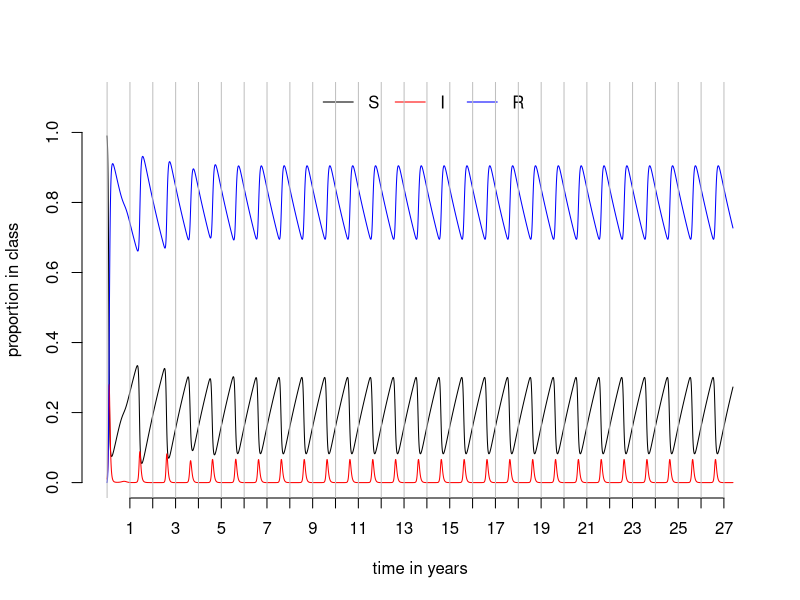

This chart was generated by the following R code:
#SIR model for IIT Bombay measles workshop 2024
#Version 2: Model + births/deaths

# a function to calculate the seasonal variation in transmission rate
# timescale here is assumed to be daily timesteps, with 365 in a year
# mean.beta is as before
# seas is the amplitude of the seasonal forcing -- bigger values give bigger differences
# between the high and low season
beta.fx<-function(t,mean.beta,seas,timescale=365){mean.beta*(1-seas*cos(2*pi*(t)/timescale))}

model <- function(brate=0.0001,drate=0.0001,gamma=0.1,mean_beta=.5, seasonality = 0.2,vaccov=0.8,vactime=500,vacdegree=1,tmax=2000){
  # brate = birth rate
  # drate = death rate
  # gamma = recovery rate
  # mean_beta = mean of transmission rate
  # seasonality = amplitude of seasonality
  # vaccov = coverage with routine vaccination of children
  # vactime = the time step at which vaccination is introduced
  # vacdegree = the effectiveness of vacciantion (1 is perfect vaccination)
  # tmax = maximum time step; duration of simulation
  
  S=rep(0,tmax+1)                # storage for susceptibles
  I=rep(0,tmax+1)                # storage for infecteds
  R=rep(0,tmax+1)                # storage for recovereds
  V=rep(0,tmax+1)                # storage for vaccinated
  I[1]=0.01                      # initial proportion infected  
  S[1]=1-I[1]                    # initial proportion susceptible
  R[1]=0                         # initial proportion recovered
  V[1]=0                         # initial proportion vaccinated
  
  for(t in 1:vactime){
    beta.t = beta.fx(t,mean.beta = mean_beta, seas=seasonality)
    S[t+1]=S[t]-beta.t*S[t]*I[t]-drate*S[t]+brate*(S[t]+I[t]+R[t]+V[t])
    I[t+1]=I[t]+beta.t*S[t]*I[t]+beta.t*(1-vacdegree)*V[t]*I[t]-gamma*I[t]-drate*I[t]
    R[t+1]=R[t]+gamma*I[t]-drate*R[t]
    V[t+1]=0
  }
  for(t in (vactime+1):tmax){
    beta.t = beta.fx(t,mean.beta = mean_beta, seas=seasonality)
    S[t+1]=S[t]-beta.t*S[t]*I[t]-drate*S[t]+brate*(S[t]+I[t]+R[t]+V[t])*(1-vaccov)
    I[t+1]=I[t]+beta.t*S[t]*I[t]+beta.t*(1-vacdegree)*V[t]*I[t]-gamma*I[t]-drate*I[t]
    R[t+1]=R[t]+gamma*I[t]-drate*R[t]
    V[t+1]=V[t]+brate*(S[t]+I[t]+R[t]+V[t])*vaccov-beta.t*(1-vacdegree)*V[t]*I[t]-drate*V[t]
  }
  
  cbind(S, I, R, V)
  
}

#Plot graph
plot.model <- function(tmax=2000){

  plot(x=0:tmax,y=model.out[1:(tmax+1),"S"],type="l",ylim=c(0,1.1),xlab="time in years",ylab="proportion in class",axes=F)
  lines(x=0:tmax,y=model.out[1:(tmax+1),"I"],col="red")
  lines(x=0:tmax,y=model.out[1:(tmax+1),"R"],col="blue")
  legend("top",legend=c("S","I","R"), col=c("black","red","blue"),
         lty=c(1,1,1),bty="n",ncol=3)

}

#Example output
model.out <- model(tmax=100000, brate=0.001,drate=0.001, mean_beta=.5, seasonality=.5, vaccov=0.0) # run at baseline parameters
#plot.model(tmax=100)
plot.model(tmax=10000)    # plot the time series
axis(2)
axis(1,at = seq(365,10000, by=365), labels = 1:floor(10000/365))
abline(v=seq(1,10000,by=365),col=grey(.75))  # add vertical lines to indicate years to 

################################################################################
# explore the consequences of changing the birth rate and the strength of seasonality
# 1. change the vaccination coverage to 0.2
# 2. change the vaccination coverage to 0.4
################################################################################

q
